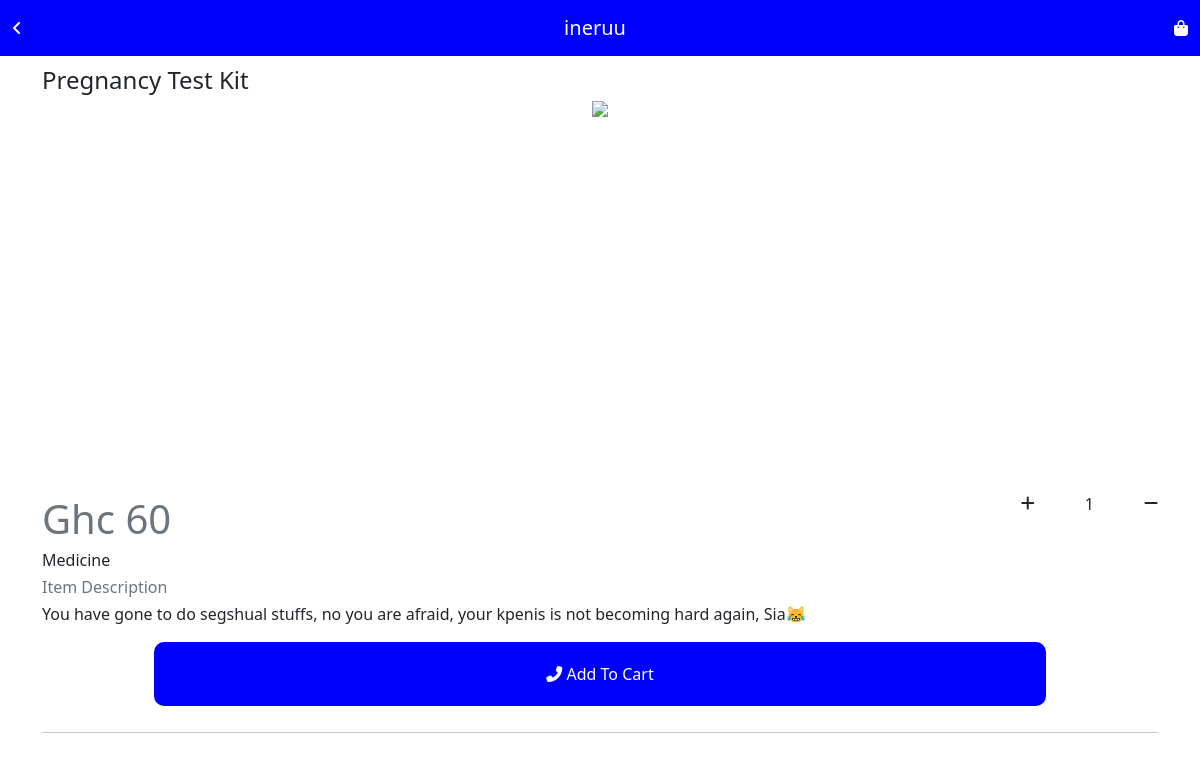
The app's page /preview/4 with its own data.
### app.py (models this page shows)
class Item(db.Model):
    id = db.Column(db.Integer, primary_key=True)
    name = db.Column(db.String(50), nullable=False)
    price = db.Column(db.String(10), nullable=True)
    description = db.Column(db.String(), nullable = False)
    image =  db.Column (db.String(), default='default.jpg')
    trending = db.Column (db.Boolean, default = False)
    category = db.Column(db.String(), nullable=False)
    vendor = db.Column(db.Integer, db.ForeignKey('user.id', ondelete="CASCADE"), nullable=False)

### app.py (the view)
@app.route('/preview/<int:itemid>')
def preview(itemid):
    item = Item.query.filter_by(id=itemid).first()
    vendor = User.query.filter_by(id = item.vendor).first()
    vendorname = vendor.username
    return render_template('preview.html', item=item, vendorname=vendorname, vendor=vendor)

### templates/preview.html (shortened to what this page needs)
{% extends 'base.html' %}
{% block body %}
<div class="container">
    <div style="display: flex; justify-content: space-between; margin-top: 10px;">
        <h4 style="margin: 0;">{{item.name}}</h4>
    </div>
    <div style="width: 80vw; height: 50vh; margin: auto; overflow: hidden; text-align: center;">
        <img style="width: 100%; margin-bottom: 10px; margin: auto;" src="{{item.image}}">
    </div>
<div style="display: flex; justify-content: space-between;">
    <h1 class="text-muted">Ghc {{item.price}}</h1>
    <div style="display: flex;">
        <i id="add" class="fa fa-plus" aria-hidden="true"></i>
        <h6 style="padding: 0 50px;" id="output">1</h6>
        <i id="subtract" class="fa fa-minus" aria-hidden="true"></i>
    </div>
</div>
    <h6>{{item.category}}</h6>
    <h6 class="text-muted">Item Description</h6>
    <h6>{{item.description}}</h6>
    <div style="display: flex; justify-content: space-around;">
        <button style="width: 80%;" class="button">
            <a style="text-decoration: none; color: white;" href="{{url_for('updateCart', itemId=item.id)}}">
                <i class="fas fa-phone-alt"></i>
                 Add To Cart
            </a>
            </button>
    </div>
    <hr>
</div>
{% endblock %}

### static/css/style.css (style rules this page uses)
body { font-family: 'Plus Jakarta Display', sans-serif; }
a { text-decoration:none ; color: black; }
.button { border: none; width: 45%; background-color: blue; border-radius: 10px; color: white; padding: 20px; margin: 10px 0; }

### records on screen
Item: name "Pregnancy Test Kit", price "60", category "Medicine", description "You have gone to do segshual stuffs, no you are afraid, your kpenis is not becoming hard again, Sia😹"
